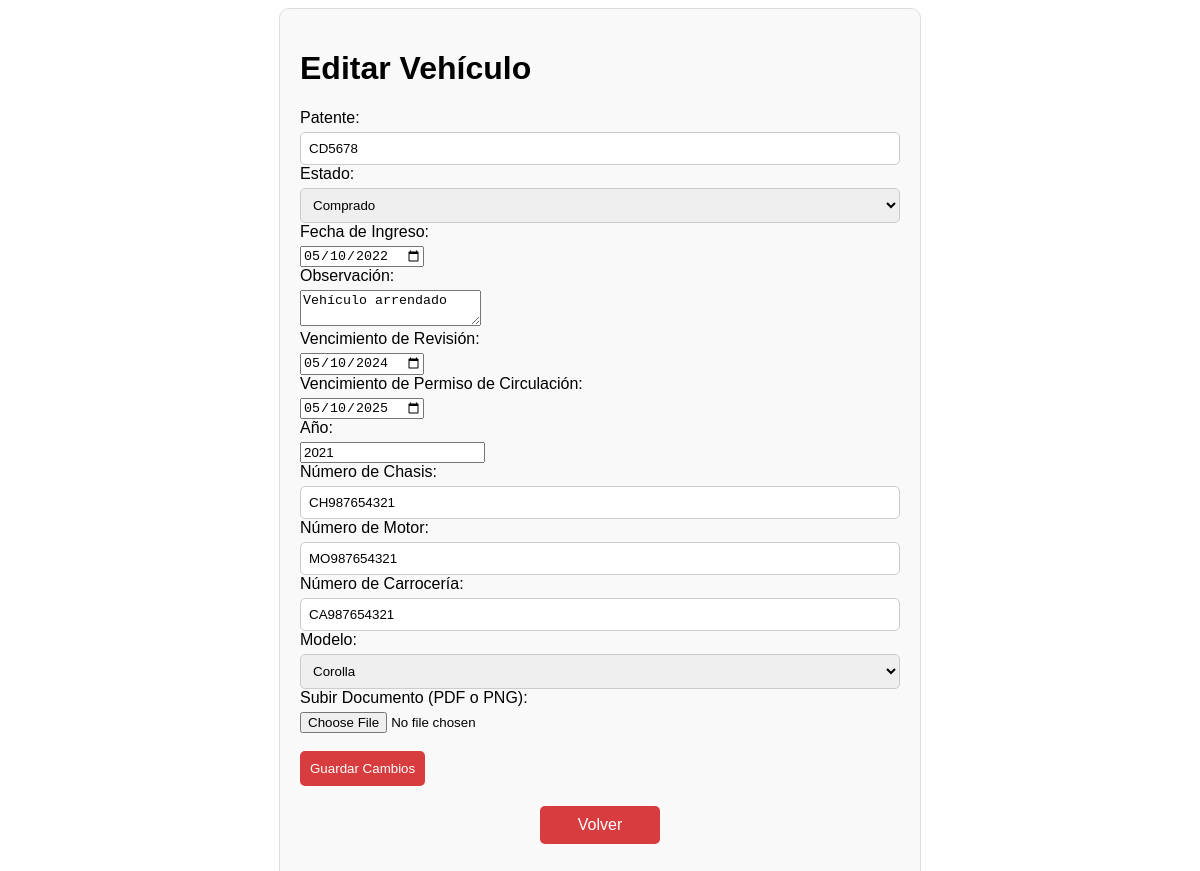
The app's page /geve/login/editar_vehiculo.php?id=2 with its own data.
### tables this page shows
CREATE TABLE Vehiculo (
    id_vehiculo INT AUTO_INCREMENT PRIMARY KEY,
    patente VARCHAR(255)  NOT NULL UNIQUE,
    fechaIngreso DATE,
    observacion TEXT,
    vencimientoRevision DATE,
    vencimientoPermisoCirculacion DATE,
    ano INT,
    nChasis VARCHAR(255)  NOT NULL UNIQUE,
    nMotor VARCHAR(255),
    nCarroceria VARCHAR(255),
    id_modelo INT,
     id_comprado INT,
     FOREIGN KEY (id_modelo) REFERENCES Modelo(id_modelo) ON DELETE CASCADE,
    FOREIGN KEY (id_comprado) REFERENCES Comprado(id_comprado) ON DELETE CASCADE
	
);

### geve/login/editar_vehiculo.php (the view, shortened to what this page needs)
<?php
include 'db.php';
if ($_SERVER['REQUEST_METHOD'] == 'GET') {
    $id_vehiculo = $_GET['id'];
    $sql = "SELECT * FROM Vehiculo WHERE id_vehiculo = ?";
    if ($stmt = $conn->prepare($sql)) {
        $stmt->bind_param("i", $id_vehiculo);
        $stmt->execute();
        $result = $stmt->get_result();
        $vehiculo = $result->fetch_assoc();
    } else {
        echo "Error en la preparación de la declaración: " . $conn->error;
        exit;
    }
}
?>
<!DOCTYPE html>
<html lang="es">
<head>
</head>
<body>
<div class="vehicle-details">
    <h1>Editar Vehículo</h1>
    <table>
    <form name="editForm" action="editar_vehiculo.php" method="post" enctype="multipart/form-data" onsubmit="return confirmSubmit()">
        <tr>
        <label for="patente">Patente:</label>
        <input type="text" name="patente" value="<?php echo $vehiculo['patente'] ?? ''; ?>" required pattern="[A-Z]{2}[0-9]{4}"><br>
        </tr>
        <label for="id_comprado">Estado:</label>
        <select name="id_comprado" required>
            <?php
            include 'db.php';
            $sql_comprado = "SELECT id_comprado, tipo FROM comprado";
            $result_comprado = $conn->query($sql_comprado);
            while ($comprado = $result_comprado->fetch_assoc()) {
                $selected = isset($vehiculo['id_comprado']) && $vehiculo['id_comprado'] == $comprado['id_comprado'] ? 'selected' : '';
                echo "<option value='{$comprado['id_comprado']}' $selected>{$comprado['tipo']}</option>";
            }
            ?>
        </select>
        <label for="fechaIngreso">Fecha de Ingreso:</label>
        <input type="date" name="fechaIngreso" value="<?php echo $vehiculo['fechaIngreso'] ?? ''; ?>" required><br>
        <label for="observacion">Observación:</label>
        <textarea name="observacion" required><?php echo $vehiculo['observacion'] ?? ''; ?></textarea><br>
        <label for="vencimientoRevision">Vencimiento de Revisión:</label>
        <input type="date" name="vencimientoRevision" value="<?php echo $vehiculo['vencimientoRevision'] ?? ''; ?>" required><br>
        <label for="vencimientoPermisoCirculacion">Vencimiento de Permiso de Circulación:</label>
        <input type="date" name="vencimientoPermisoCirculacion" value="<?php echo $vehiculo['vencimientoPermisoCirculacion'] ?? ''; ?>" required><br>
        <label for="ano">Año:</label>
        <input type="number" name="ano" value="<?php echo $vehiculo['ano'] ?? ''; ?>" required><br>
        <label for="nChasis">Número de Chasis:</label>
        <input type="text" name="nChasis" value="<?php echo $vehiculo['nChasis'] ?? ''; ?>" required><br>
        <label for="nMotor">Número de Motor:</label>
        <input type="text" name="nMotor" value="<?php echo $vehiculo['nMotor'] ?? ''; ?>" required><br>
        <label for="nCarroceria">Número de Carrocería:</label>
        <input type="text" name="nCarroceria" value="<?php echo $vehiculo['nCarroceria'] ?? ''; ?>" required><br>
        <label for="id_modelo">Modelo:</label>
        <select name="id_modelo" required>
            <?php
            include 'db.php';
            $sql_modelos = "SELECT id_modelo, nombre FROM Modelo";
            $result_modelos = $conn->query($sql_modelos);
            while ($modelo = $result_modelos->fetch_assoc()) {
                $selected = isset($vehiculo['id_modelo']) && $vehiculo['id_modelo'] == $modelo['id_modelo'] ? 'selected' : '';
                echo "<option value='{$modelo['id_modelo']}' $selected>{$modelo['nombre']}</option>";
            }
            ?>
        </select><br>
        </table>
        <label for="archivo">Subir Documento (PDF o PNG):</label>
        <input type="file" name="archivo"><br>
<br>
<input type="submit"  value="Guardar Cambios">
<br>
    <a href="welcome.php" class="btn-back">Volver</a>
</body>
</html>

### geve/login/editar_vehiculo.php (style rules this page uses)
.vehicle-details { max-width: 600px; margin: auto; padding: 20px; border: 1px solid #ddd; border-radius: 10px; background-color: #f9f9f9; }
.vehicle-details table { width: 100%; border-collapse: collapse; }
.btn-back { display: block; width: 100px; margin: 20px auto; padding: 10px; text-align: center; background-color: #d73c3e; color: white; text-decoration: none; border-radius: 5px; }
body { font-family: Arial, sans-serif; }
label { display: block; margin-bottom: 5px; }
input[type="text"], select { width: 100%; padding: 8px; border: 1px solid #ccc; border-radius: 5px; box-sizing: border-box; }
input[type="submit"] { background-color: #d73c3e; color: white; padding: 10px 10px; border: none; text-align: center; border-radius: 5px; cursor: pointer; }

### records on screen
vehiculo: patente "CD5678", fechaIngreso "05/10/2022", observacion "Vehículo arrendado", vencimientoRevision "05/10/2024", vencimientoPermisoCirculacion "05/10/2025", ano "2021", nChasis "CH987654321", nMotor "MO987654321", nCarroceria "CA987654321"

### other values on screen
form field id_comprado "Comprado"
form field id_modelo "Corolla"
